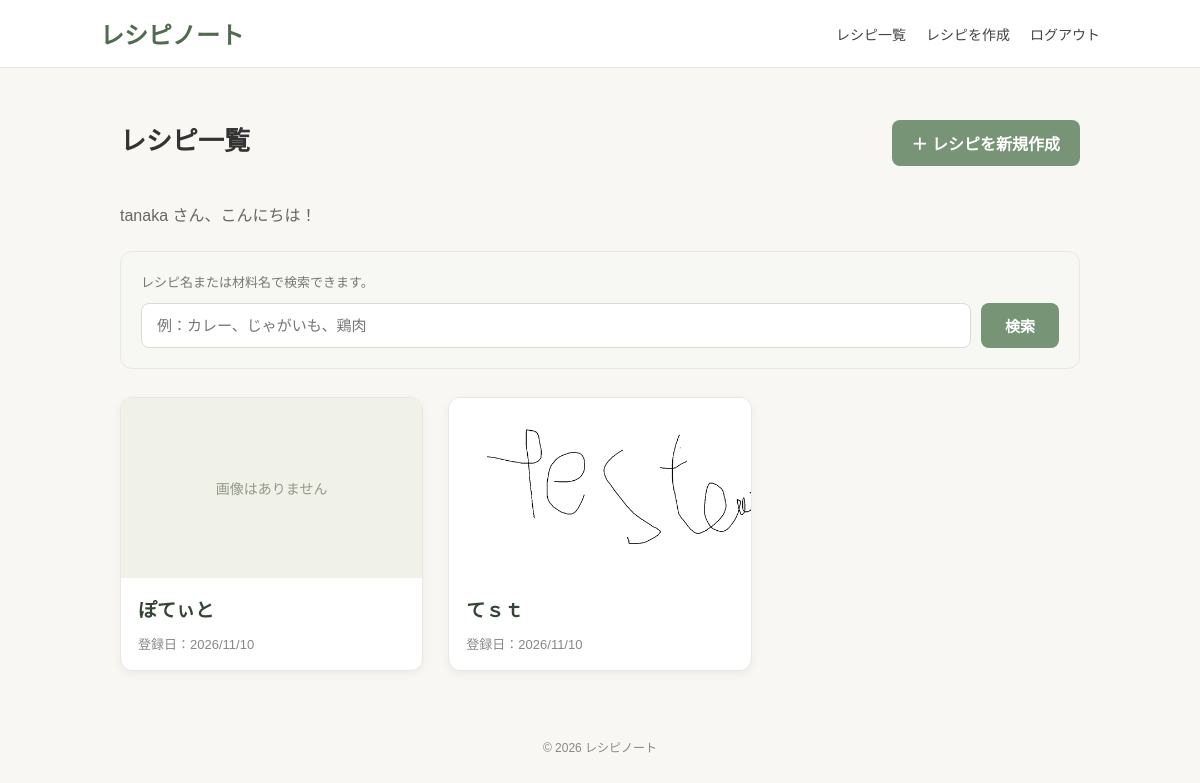
/recipes/ (signed in), run on an earlier commit of the app's database.
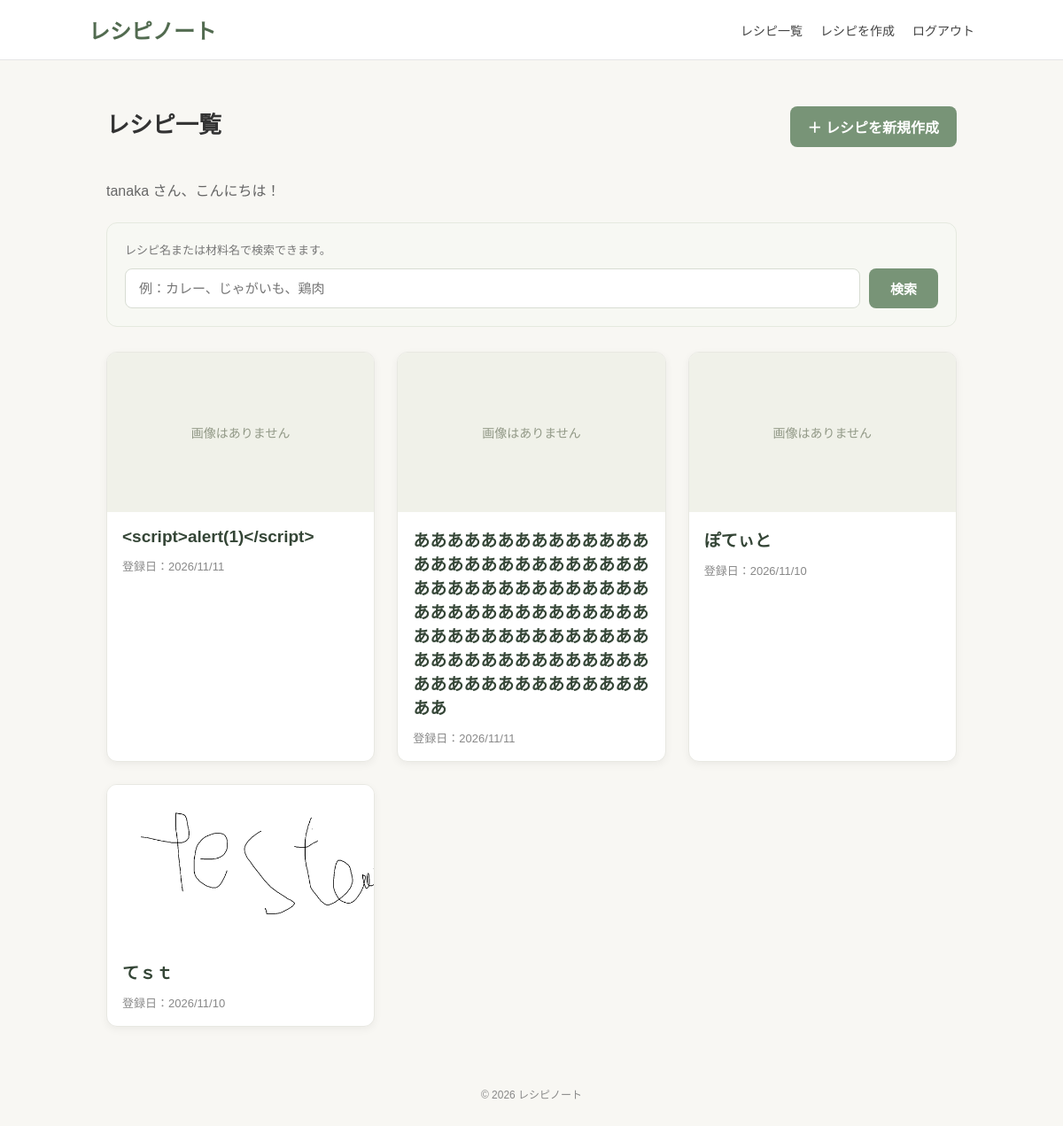
And on a later commit of the database.
### recipes/models.py (models this page shows, shortened)
class Recipe(models.Model):
    owner = models.ForeignKey(
        User,
        on_delete=models.CASCADE,
        related_name="recipes"
    )
    title = models.CharField(max_length=100)
    image = models.ImageField(
        upload_to="recipes/",
        blank=True,
        null=True,
        storage=FileSystemStorage(
            location=PRIVATE_MEDIA_ROOT
        )
    )
    reference_url = models.URLField(
        blank=True,
        null=True
    )
    memo = models.TextField(
        blank=True,
    )
    created_at = models.DateTimeField(auto_now_add=True)
    updated_at = models.DateTimeField(auto_now=True)

### recipes/views.py (the view)
# urls.py: path("recipes/", views.recipe_list_view, name="recipe_list"),
@login_required
def recipe_list_view(request):
    query = request.GET.get("q", "").strip()
    recipes = Recipe.objects.filter(
        owner=request.user
    )
    if query:
        recipes = recipes.filter(
            Q(title__icontains=query) |
            Q(ingredients__name__icontains=query)
        ).distinct()
    recipes = recipes.order_by("-created_at")
    return render(request, "recipes/recipe_list.html", {
        "recipes": recipes,
        "query": query,
    })

### recipes/templates/recipes/recipe_list.html (shortened to what this page needs)
{% extends "base.html" %}
{% block content %}
<div class="list-container">
    <div class="list-header">
        <h1>レシピ一覧</h1>
        <a href="{% url 'recipe_create' %}" class="create-button">
            ＋ レシピを新規作成
        </a>
    </div>
    <div>
        <p class="welcome-message">
            {{ request.user.username }} さん、こんにちは！
        </p>
    </div>
    <div class="search-container">
        <p class="search-description">
            レシピ名または材料名で検索できます。
        </p>
        <form method="GET" action="{% url 'recipe_list' %}" class="search-form">
            <input
                type="text"
                name="q"
                value="{{ query }}"
                class="search-input"
                placeholder="例：カレー、じゃがいも、鶏肉"
            >
            <button type="submit" class="search-button">
                検索
            </button>
        </form>
    </div>
    {% if recipes %}
        <div class="recipe-grid">
            {% for recipe in recipes %}
                <article class="recipe-card">
                    <a href="{% url 'recipe_detail' recipe.id %}"
                       class="recipe-link">
                        {% if recipe.image %}
                            <img
                                src="{% url 'recipe_image' recipe.id %}"
                                alt="{{ recipe.title }}"
                                class="recipe-image"
                            >
                        {% else %}
                            <div class="no-image">
                                画像はありません
                            </div>
                        {% endif %}
                        <div class="recipe-info">
                            <h3 class="recipe-title">
                                {{ recipe.title }}
                            </h3>
                            <p class="recipe-date">
                                登録日：{{ recipe.created_at|date:"Y/m/d" }}
                            </p>
                        </div>
                    </a>
                </article>
            {% endfor %}
        </div>
    {% endif %}
</div>
{% endblock %}

### recipes/templates/base.html (shortened to what this page needs)
{% load static %}
<!DOCTYPE html>
<html lang="ja">
<head>
</head>
<body>
    <header>
        <div class="header-inner">
            <h1 class="site-title">
                <a href="{% url 'index' %}">
                    レシピノート
                </a>
            </h1>
            <nav>
                {% if user.is_authenticated %}
                    <a href="{% url 'recipe_list' %}">レシピ一覧</a>
                    <a href="{% url 'recipe_create' %}">レシピを作成</a>
                    <a href="{% url 'logout' %}">ログアウト</a>
                {% else %}
                    <a href="{% url 'login' %}">ログイン</a>
                    <a href="{% url 'register' %}">新規登録</a>
                {% endif %}
            </nav>
        </div>
    </header>
    <main>
        {% block content %}
        {% endblock %}
    </main>
    <footer>
        <p>&copy; 2026 レシピノート</p>
    </footer>
</body>
</html>

### recipes/templates/base.html (style rules this page uses)
* { box-sizing: border-box; }
body { margin: 0; font-family: sans-serif; background-color: #f8f7f3; color: #333; }
header { background-color: #ffffff; border-bottom: 1px solid #e5e5e5; padding: 16px 30px; }
.header-inner { max-width: 1000px; margin: 0 auto; display: flex; justify-content: space-between; align-items: center; flex-wrap: wrap; gap: 15px; }
.site-title { margin: 0; font-size: 24px; }
.site-title a { color: #526b50; text-decoration: none; }
nav { display: flex; align-items: center; gap: 20px; flex-wrap: wrap; }
nav a { color: #444; text-decoration: none; font-size: 14px; }
main { max-width: 1000px; margin: 35px auto; padding: 0 20px; min-height: 70vh; }
h1 { font-size: 26px; margin-bottom: 25px; }
button, .button { display: inline-block; padding: 10px 18px; border: none; border-radius: 6px; background-color: #78936f; color: #ffffff; text-decoration: none; font-size: 14px; cursor: pointer; }
input, textarea, select { max-width: 100%; padding: 9px; border: 1px solid #ccc; border-radius: 5px; font-size: 14px; }
input[type="text"], input[type="url"], input[type="email"], input[type="password"], textarea { width: 100%; }
footer { padding: 20px; text-align: center; color: #888; font-size: 12px; }

### recipes/templates/recipes/recipe_list.html (style rules this page uses)
.list-container { max-width: 1100px; margin: 0 auto; }
.welcome-message { color: #666; margin-bottom: 25px; }
.list-header { display: flex; justify-content: space-between; align-items: center; margin-bottom: 20px; gap: 15px; flex-wrap: wrap; }
.create-button { display: inline-block; padding: 11px 20px; background: #789477; color: white; text-decoration: none; border-radius: 8px; font-weight: bold; transition: 0.2s; }
.search-container { margin-bottom: 28px; padding: 20px; background: #f7f8f3; border: 1px solid #e5e9df; border-radius: 12px; }
.search-form { display: flex; gap: 10px; }
.search-input { flex: 1; min-width: 0; padding: 12px 15px; border: 1px solid #d8ddd3; border-radius: 8px; background: white; font-size: 15px; outline: none; }
.search-button { padding: 12px 24px; border: none; border-radius: 8px; background: #789477; color: white; font-size: 15px; font-weight: bold; cursor: pointer; transition: 0.2s; }
.search-description { margin: 0 0 12px; color: #777; font-size: 13px; }
.recipe-grid { display: grid; grid-template-columns: repeat(auto-fill, minmax(240px, 1fr)); gap: 25px; }
.recipe-card { background: white; border-radius: 12px; overflow: hidden; border: 1px solid #e8e8e2; box-shadow: 0 3px 10px rgba(0, 0, 0, 0.05); transition: 0.2s; }
.recipe-link { display: block; color: inherit; text-decoration: none; }
.recipe-image { width: 100%; height: 180px; object-fit: cover; display: block; background: #f0f0eb; }
.no-image { height: 180px; display: flex; align-items: center; justify-content: center; background: #f0f1e9; color: #929987; font-size: 14px; }
.recipe-info { padding: 17px; }
.recipe-title { margin: 0 0 12px; font-size: 19px; color: #344536; overflow-wrap: anywhere; }
.recipe-date { margin: 0; font-size: 13px; color: #888; }

What changed in the data, as far as the page shows it:
added Recipe: image "画像はありません", title "<script>alert(1)</script>", created_at "2026/11/11"
added Recipe: image "画像はありません", title "ああああああああああああああああああああああああああああああああああああああああああああああああああああああああああああああああああああああああああああああああああああああああああああああああああああ", created_at "2026/11/11"
